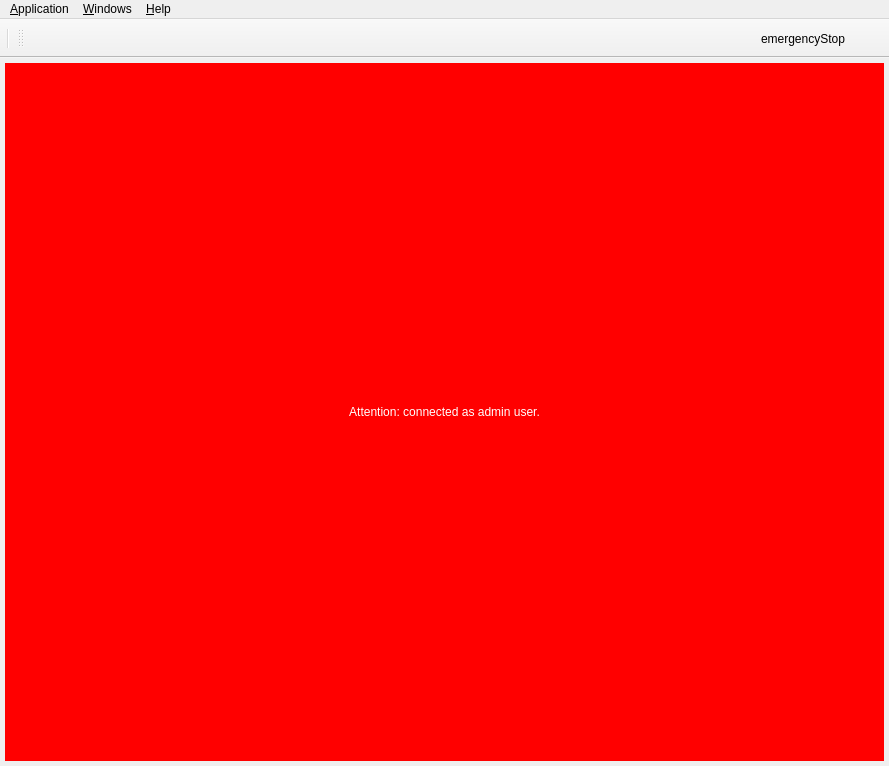
<?xml version="1.0" encoding="UTF-8"?>
<ui version="4.0">
 <class>MainWindow</class>
 <widget class="QMainWindow" name="MainWindow">
  <property name="geometry">
   <rect>
    <x>0</x>
    <y>0</y>
    <width>889</width>
    <height>766</height>
   </rect>
  </property>
  <property name="toolButtonStyle">
   <enum>Qt::ToolButtonIconOnly</enum>
  </property>
  <widget class="QWidget" name="centralWidget">
   <layout class="QHBoxLayout" name="horizontalLayout">
    <property name="leftMargin">
     <number>5</number>
    </property>
    <property name="topMargin">
     <number>5</number>
    </property>
    <property name="rightMargin">
     <number>5</number>
    </property>
    <property name="bottomMargin">
     <number>5</number>
    </property>
    <item>
     <layout class="QVBoxLayout" name="centralLayout">
      <item>
       <widget class="QLabel" name="adminLabel">
        <property name="styleSheet">
         <string notr="true">background-color: red;
         color: white;</string>
        </property>
        <property name="text">
         <string>Attention: connected as admin user.</string>
        </property>
        <property name="alignment">
         <set>Qt::AlignCenter</set>
        </property>
       </widget>
      </item>
     </layout>
    </item>
   </layout>
  </widget>
  <widget class="QMenuBar" name="menubar">
   <property name="geometry">
    <rect>
     <x>0</x>
     <y>0</y>
     <width>889</width>
     <height>24</height>
    </rect>
   </property>
   <widget class="QMenu" name="menuWindows">
    <property name="title">
     <string>&amp;Windows</string>
    </property>
   </widget>
   <widget class="QMenu" name="menuHelp">
    <property name="title">
     <string>&amp;Help</string>
    </property>
    <addaction name="actionNicosHelp"/>
    <addaction name="actionNicosDocu"/>
    <addaction name="separator"/>
    <addaction name="actionDebugConsole"/>
    <addaction name="separator"/>
    <addaction name="actionAbout"/>
   </widget>
   <widget class="QMenu" name="menuFile">
    <property name="title">
     <string>&amp;Application</string>
    </property>
    <addaction name="actionConnect"/>
    <addaction name="actionViewOnly"/>
    <addaction name="actionExpert"/>
    <addaction name="separator"/>
    <addaction name="actionFont"/>
    <addaction name="actionColor"/>
    <addaction name="actionPreferences"/>
    <addaction name="separator"/>
    <addaction name="actionExit"/>
   </widget>
   <addaction name="menuFile"/>
   <addaction name="menuWindows"/>
   <addaction name="menuHelp"/>
  </widget>
  <widget class="QToolBar" name="toolBarMain">
   <property name="sizePolicy">
    <sizepolicy hsizetype="Fixed" vsizetype="Fixed">
     <horstretch>0</horstretch>
     <verstretch>0</verstretch>
    </sizepolicy>
   </property>
   <property name="windowTitle">
    <string>Connection</string>
   </property>
   <property name="layoutDirection">
    <enum>Qt::LeftToRight</enum>
   </property>
   <property name="movable">
    <bool>false</bool>
   </property>
   <property name="toolButtonStyle">
    <enum>Qt::ToolButtonTextBesideIcon</enum>
   </property>
   <attribute name="toolBarArea">
    <enum>TopToolBarArea</enum>
   </attribute>
   <attribute name="toolBarBreak">
    <bool>false</bool>
   </attribute>
   <addaction name="separator"/>
  </widget>
  <widget class="QToolBar" name="toolBarWindows">
   <property name="windowTitle">
    <string>Windows</string>
   </property>
   <property name="layoutDirection">
    <enum>Qt::LeftToRight</enum>
   </property>
   <property name="toolButtonStyle">
    <enum>Qt::ToolButtonTextBesideIcon</enum>
   </property>
   <attribute name="toolBarArea">
    <enum>TopToolBarArea</enum>
   </attribute>
   <attribute name="toolBarBreak">
    <bool>false</bool>
   </attribute>
  </widget>
  <widget class="QToolBar" name="toolBarRight">
   <property name="sizePolicy">
    <sizepolicy hsizetype="Minimum" vsizetype="Fixed">
     <horstretch>0</horstretch>
     <verstretch>0</verstretch>
    </sizepolicy>
   </property>
   <property name="windowTitle">
    <string>toolBar</string>
   </property>
   <property name="layoutDirection">
    <enum>Qt::RightToLeft</enum>
   </property>
   <property name="movable">
    <bool>false</bool>
   </property>
   <attribute name="toolBarArea">
    <enum>TopToolBarArea</enum>
   </attribute>
   <attribute name="toolBarBreak">
    <bool>false</bool>
   </attribute>
   <addaction name="actionUser"/>
   <addaction name="actionEmergencyStop"/>
  </widget>
  <action name="actionConnect">
   <property name="checkable">
    <bool>false</bool>
   </property>
   <property name="enabled">
    <bool>true</bool>
   </property>
   <property name="icon">
    <iconset resource="../../../resources/nicos-gui.qrc">
     <normaloff>:/connect</normaloff>
     <normalon>:/disconnect</normalon>:/connect</iconset>
   </property>
   <property name="text">
    <string>&amp;Connect to server...</string>
   </property>
   <property name="iconText">
    <string>Connect</string>
   </property>
   <property name="toolTip">
    <string>Establish or break connection to server</string>
   </property>
   <property name="shortcut">
    <string>Ctrl+Shift+C</string>
   </property>
   <property name="iconVisibleInMenu">
    <bool>true</bool>
   </property>
  </action>
  <action name="actionExit">
   <property name="icon">
    <iconset resource="../../../resources/nicos-gui.qrc">
     <normaloff>:/quit</normaloff>:/quit</iconset>
   </property>
   <property name="text">
    <string>E&amp;xit</string>
   </property>
   <property name="toolTip">
    <string>Exit program</string>
   </property>
   <property name="shortcut">
    <string>Ctrl+Q</string>
   </property>
   <property name="menuRole">
    <enum>QAction::QuitRole</enum>
   </property>
  </action>
  <action name="actionFont">
   <property name="text">
    <string>&amp;Font...</string>
   </property>
  </action>
  <action name="actionColor">
   <property name="text">
    <string>&amp;Color...</string>
   </property>
  </action>
  <action name="actionAbout">
   <property name="text">
    <string>&amp;About...</string>
   </property>
   <property name="menuRole">
    <enum>QAction::AboutRole</enum>
   </property>
  </action>
  <action name="actionPreferences">
   <property name="text">
    <string>&amp;Preferences...</string>
   </property>
  </action>
  <action name="actionNicosHelp">
   <property name="text">
    <string>NICOS online &amp;help</string>
   </property>
  </action>
  <action name="actionNicosDocu">
   <property name="text">
    <string>Full NICOS &amp;documentation</string>
   </property>
  </action>
  <action name="actionExpert">
   <property name="checkable">
    <bool>true</bool>
   </property>
   <property name="text">
    <string>Expert mode</string>
   </property>
  </action>
  <action name="actionDebugConsole">
   <property name="text">
    <string>Debug &amp;console</string>
   </property>
  </action>
  <action name="actionViewOnly">
   <property name="checkable">
    <bool>true</bool>
   </property>
   <property name="icon">
    <iconset resource="../../../resources/nicos-gui.qrc">
     <normaloff>:/viewonly</normaloff>:/viewonly</iconset>
   </property>
   <property name="text">
    <string>View only mode</string>
   </property>
   <property name="iconText">
    <string>View</string>
   </property>
   <property name="toolTip">
    <string>Toggle view-only mode</string>
   </property>
  </action>
  <action name="actionUser">
   <property name="icon">
    <iconset resource="../../../resources/nicos-gui.qrc">
     <normaloff>:/hamburger</normaloff>:/hamburger</iconset>
   </property>
   <property name="text">
    <string/>
   </property>
   <property name="toolTip">
    <string>Settings</string>
   </property>
  </action>
  <action name="actionEmergencyStop">
   <property name="icon">
    <iconset resource="../../../resources/nicos-gui.qrc">
     <normaloff>:/emergency</normaloff>:/emergency</iconset>
   </property>
   <property name="text">
    <string> &amp;emergencyStop</string>
   </property>
   <property name="toolTip">
    <string>Immediate stop</string>
   </property>
  </action>
 </widget>
 <resources>
  <include location="../../../resources/nicos-gui.qrc"/>
 </resources>
 <connections>
  <connection>
   <sender>actionExit</sender>
   <signal>triggered()</signal>
   <receiver>MainWindow</receiver>
   <slot>close()</slot>
   <hints>
    <hint type="sourcelabel">
     <x>-1</x>
     <y>-1</y>
    </hint>
    <hint type="destinationlabel">
     <x>315</x>
     <y>326</y>
    </hint>
   </hints>
  </connection>
 </connections>
</ui>
